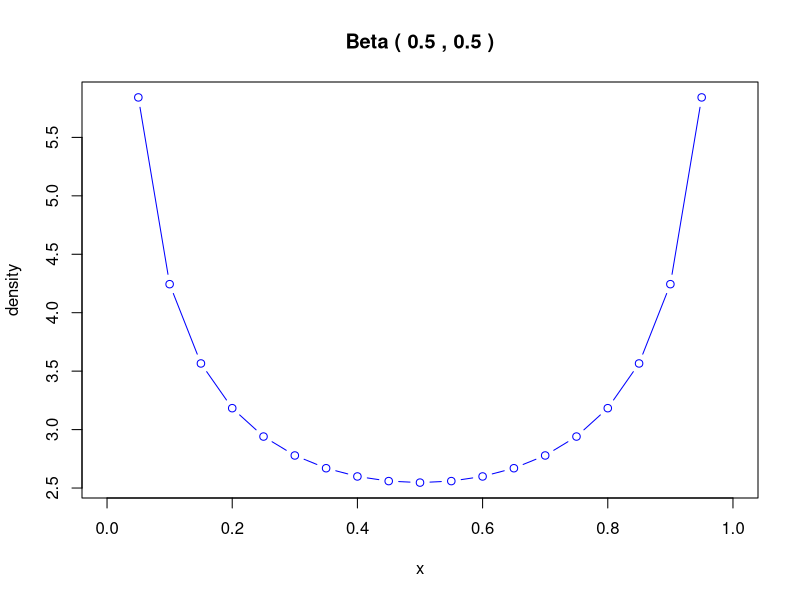
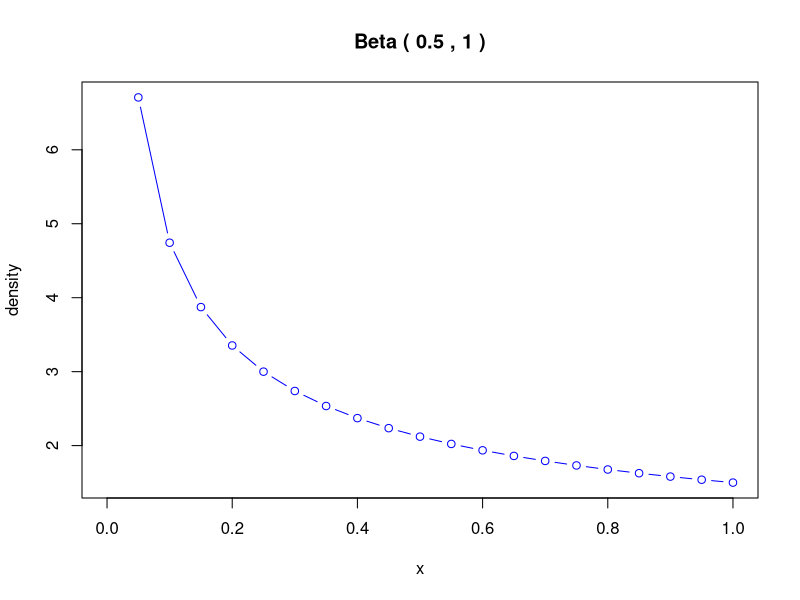
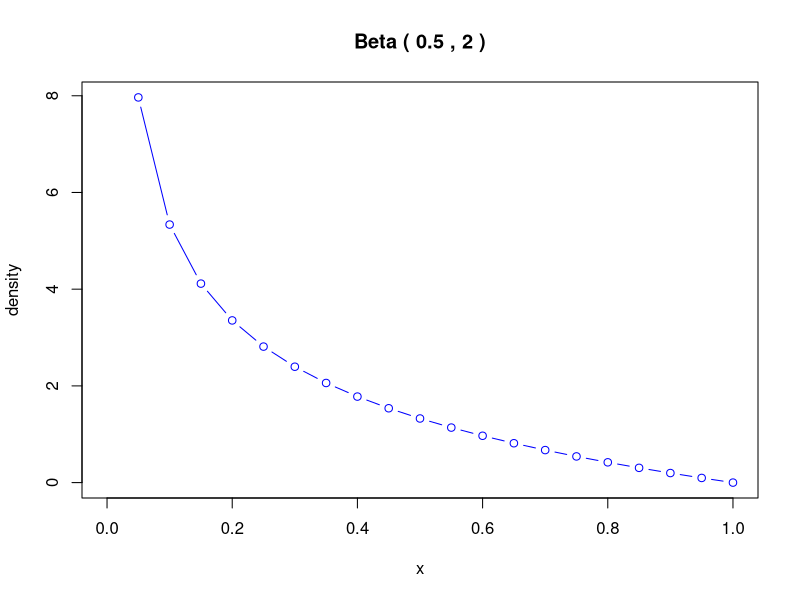
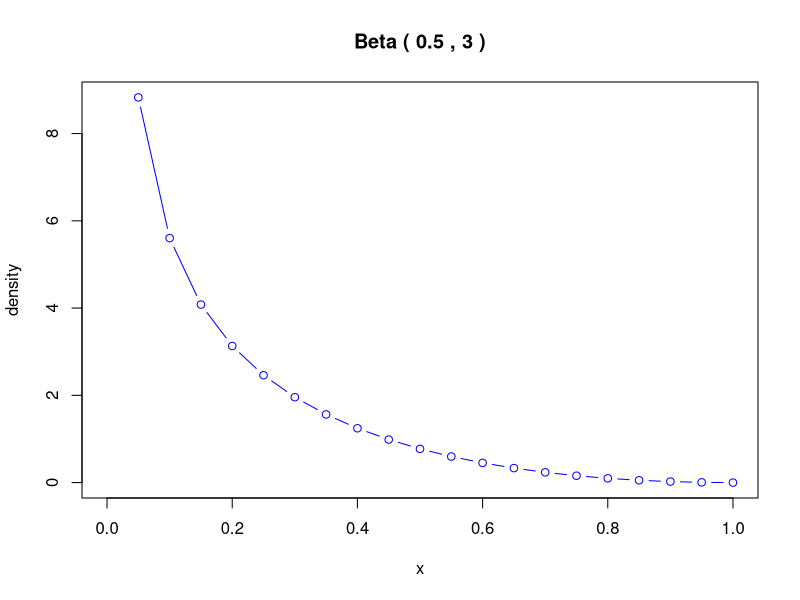
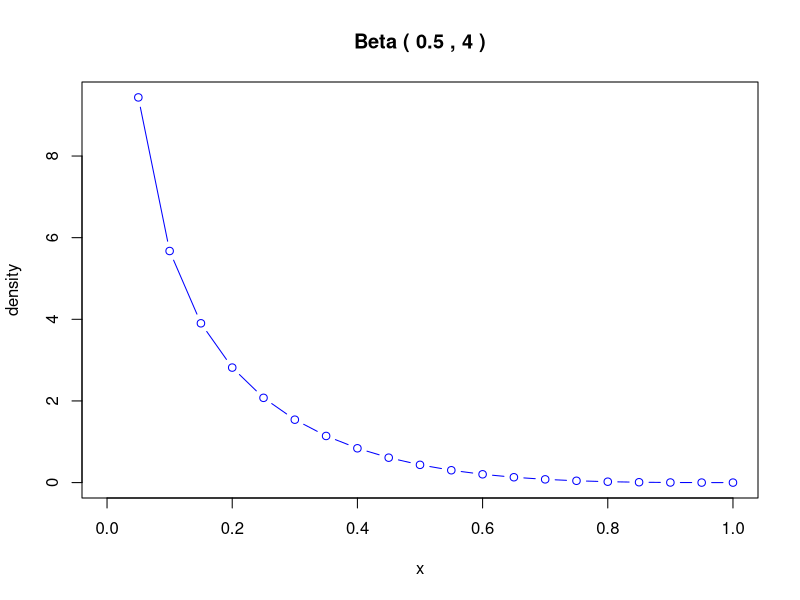
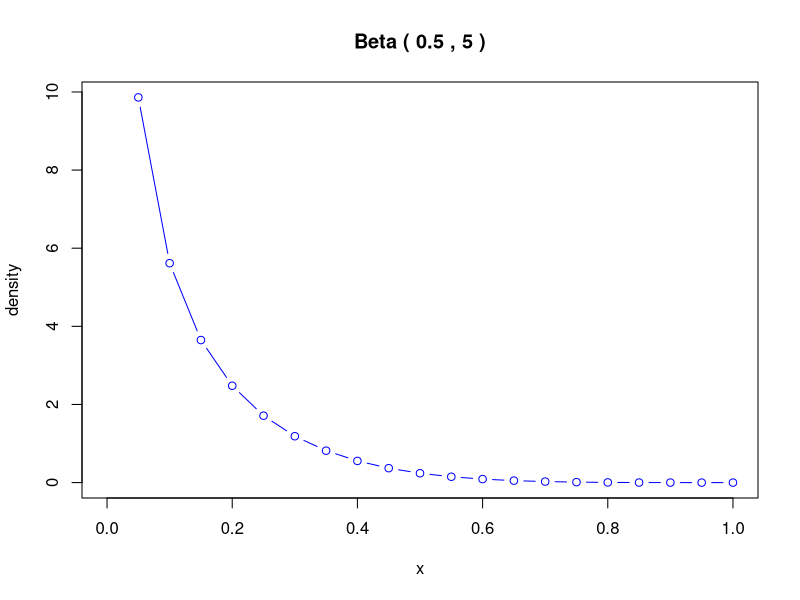
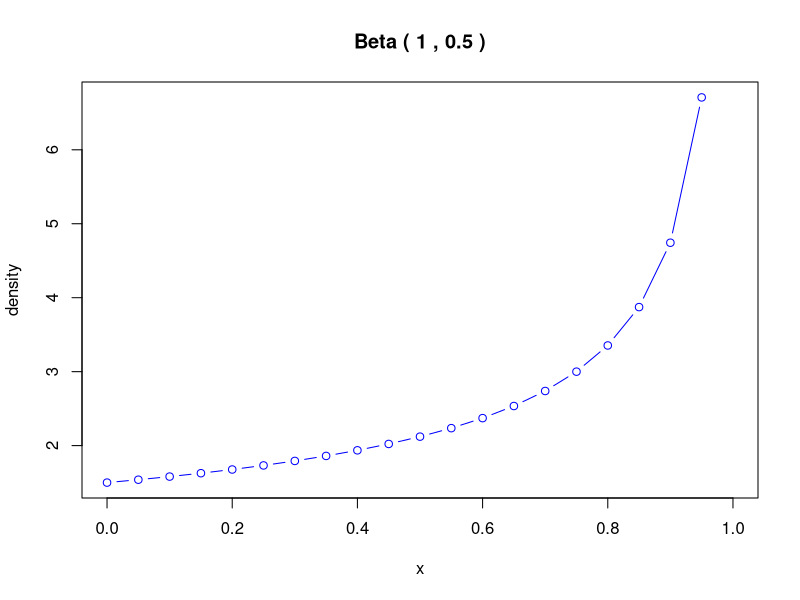
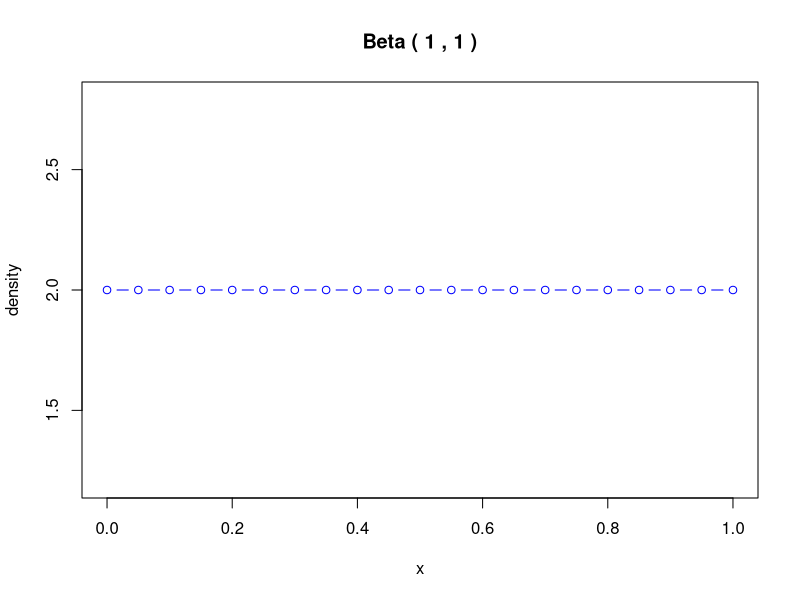

The R source for these figures, in order:
options(warn=-1)

##' **Beta Distribution**
###' *The Beta Distribution is commonly used distribution for a continous random variable that only take values betweeen 0 <= x <= 1*
###' 
###' *it has a probability density function g(x;a,b) ==>  k*(x^(a-1))*((1-x)^(b-1)) for 0<= x <=1*
###' 
###' *the shape of the curve is determined by (x^(a-1))*((1-x)^(b-1)) and k is the constant to make this equation probabaility density function
###' 
##' *k (constant) is generalization of factorial function Fact(a+b)/Fact(a)*Fact(b)
##' 
##' * so lets create probability density function for beta distribution*
##' 
beta<-function(x,a,b){
  betaf<-(factorial(a+b)/(factorial(a)*factorial(b)))*(x^(a-1))*((1-x)^(b-1))
  return(betaf)
}


##' *lets create a variable that ranges between 0 and 1*
x <- seq(0, 1, length = 21)
##'
##' *define a and b values*
a_b <- c(0.5,1,2,3,4,5)

##' *plot probability densities with loop*
dist<-NULL
for (a in a_b){
  for (b in a_b){
    dist<- beta(x,a,b)
    plot(x,dist,type="b",col="blue",main = paste("Beta (",a,",",b,")"),ylab="density")
  }
}

##' *Thanks: Hincal Topcuoglu*




